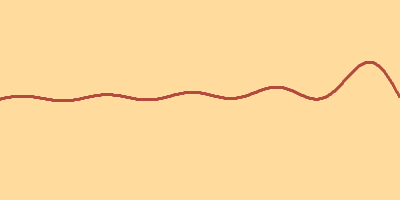
Frame 1 (no input)
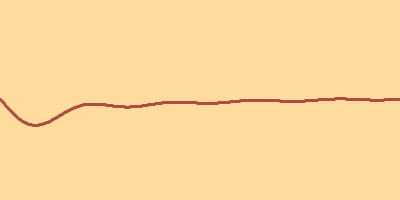
Frame 60 (the mouse pressed at the canvas centre just before this capture)
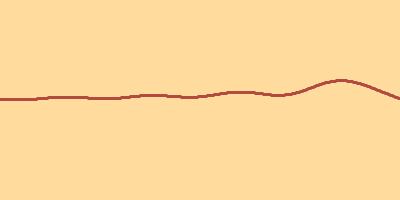
Frame 120 (the mouse held since frame 60 and released just before this capture)

The Processing sketch that drew these frames (run headless with seeded random() and noise(); from frame 60 on, the mouse is pressed at the canvas centre):

// Processing sketch: processing_30843
// ── processing_30843.pde

 
float y1=0;
float t=0;
float v, T, m, w, k,L=400,z, Tn, An, Fn;

void setup() {
  size(400, 200);
  smooth();
  stroke(178,74,61);
  fill(178,74,61);
  v=650;
}

void draw() {
  background(255,219,158);
    for(int x=0; x < L; x++) {
      y1=0;
      for (int n=1; n< 10;n++){  
      k=(3.14*n)/L;
      w=v*k;
      An=-(2/(L*L))*((sin(k*L)-cos(k*L))/(k*k));
      Fn=((1/w*w*w)*(2*w*cos(t*w)-sin(w*(t+1))+sin(w*(t-1))));
      Tn=((2/(L*L))*((sin(k*L)-cos(k*L))/(k*k)))*Fn;
      y1+=11-0.5*(An*cos(w*t) + Tn)*sin(k*x);      
  }
  ellipse(x,y1,2,2); 
 } 
  t = t + 0.01;
}
